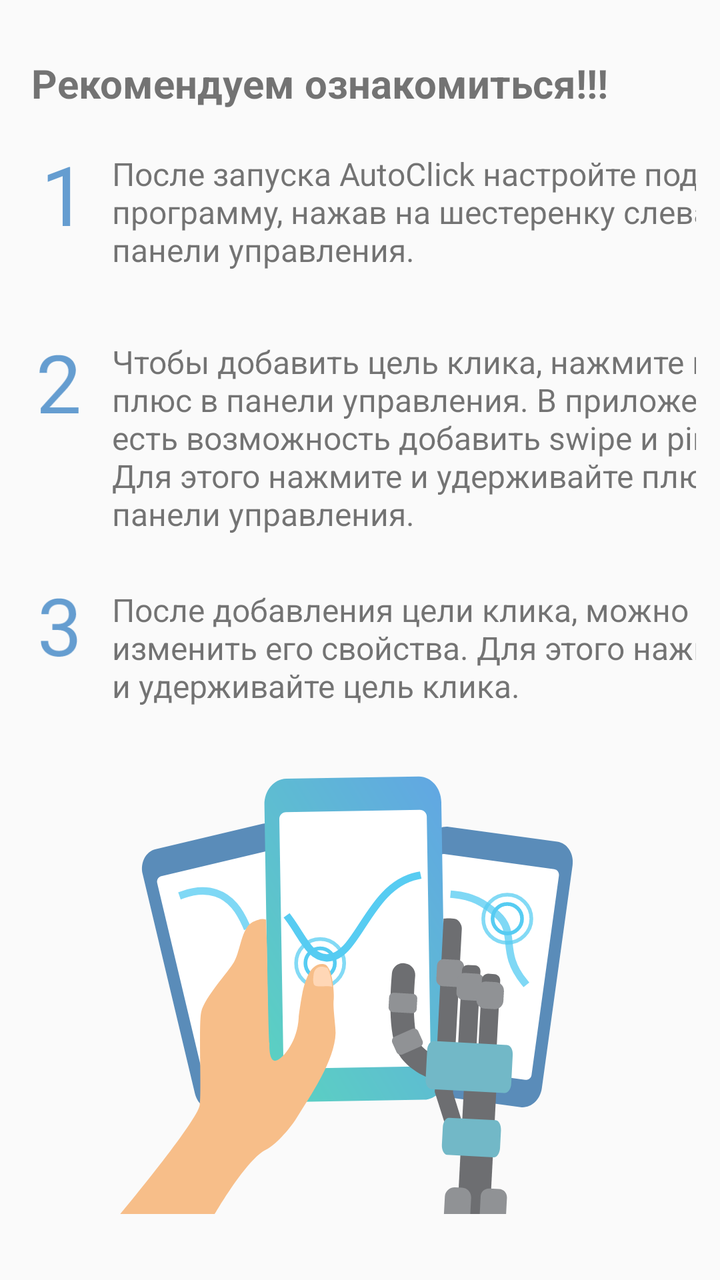
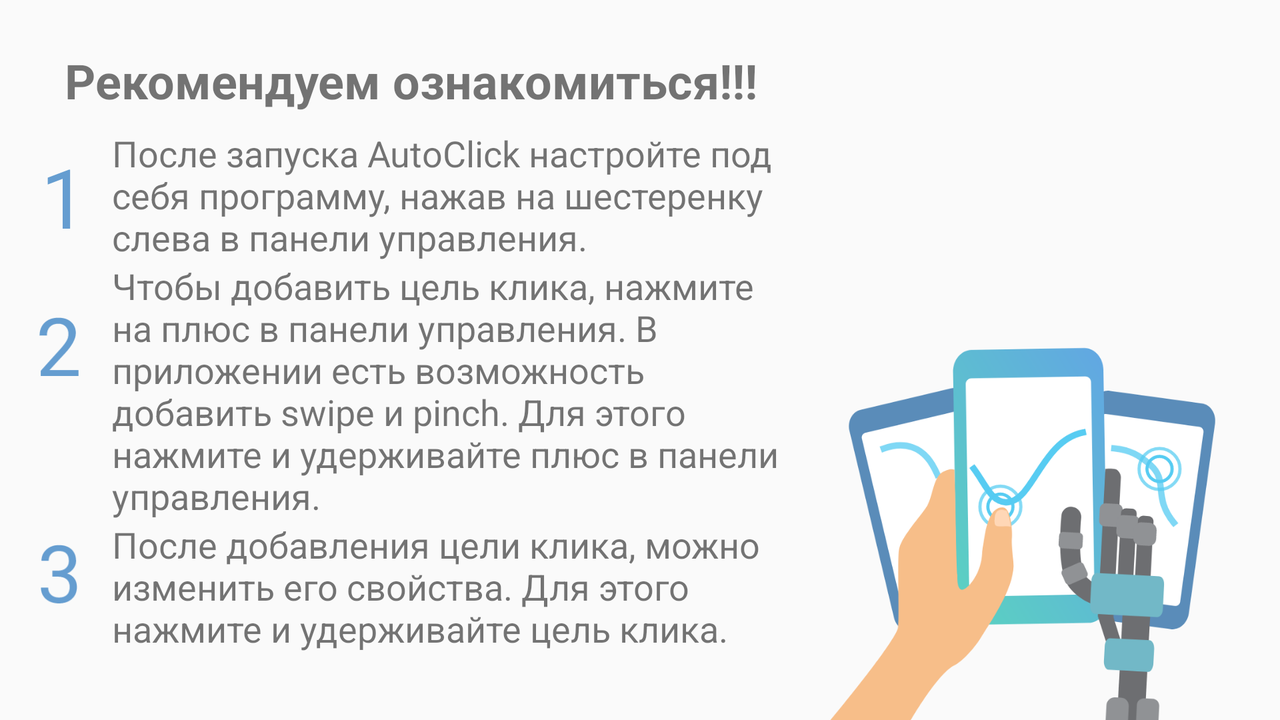

One screen, two layout resources from the same app: the default and the repository's alternative for another configuration. Each is rendered where Android would select it; the XML of both is given below.
<!-- AndroidManifest.xml: application theme AppTheme -->
<!-- res/layout/faq.xml -->
<?xml version="1.0" encoding="utf-8"?>
<androidx.constraintlayout.widget.ConstraintLayout xmlns:android="http://schemas.android.com/apk/res/android"
    xmlns:app="http://schemas.android.com/apk/res-auto"
    xmlns:tools="http://schemas.android.com/tools"
    android:layout_width="match_parent"
    android:layout_height="match_parent"
    android:paddingLeft="@dimen/paddingPage"
    android:paddingRight="@dimen/paddingPage"
    android:paddingTop="@dimen/paddingPage"
    android:paddingBottom="0dp">


    <ImageView
        android:id="@+id/imageView4"
        android:layout_width="258dp"
        android:layout_height="247dp"
        android:layout_marginTop="348dp"
        app:layout_constraintEnd_toEndOf="parent"
        app:layout_constraintHorizontal_bias="0.496"
        app:layout_constraintStart_toStartOf="parent"
        app:layout_constraintTop_toTopOf="parent"
        app:srcCompat="@drawable/draw_img_faq1" />

    <TextView
        android:id="@+id/textView7"
        android:layout_width="wrap_content"
        android:layout_height="wrap_content"
        android:layout_marginTop="16dp"
        android:text="@string/direction_title"
        android:textSize="20sp"
        android:textStyle="bold"
        app:layout_constraintEnd_toEndOf="parent"
        app:layout_constraintHorizontal_bias="0.076"
        app:layout_constraintStart_toStartOf="parent"
        app:layout_constraintTop_toTopOf="parent" />

    <TextView
        android:id="@+id/textView5"
        android:layout_width="337dp"
        android:layout_height="62dp"
        android:layout_marginStart="44dp"
        android:layout_marginTop="64dp"
        android:text="@string/direction_first"
        android:textSize="16sp"
        app:layout_constraintStart_toStartOf="parent"
        app:layout_constraintTop_toTopOf="parent" />

    <TextView
        android:id="@+id/textView6"
        android:layout_width="337dp"
        android:layout_height="100dp"
        android:layout_marginStart="44dp"
        android:layout_marginTop="32dp"
        android:text="@string/direction_second"
        android:textSize="16sp"
        app:layout_constraintStart_toStartOf="parent"
        app:layout_constraintTop_toBottomOf="@+id/textView5" />

    <TextView
        android:id="@+id/textView"
        android:layout_width="337dp"
        android:layout_height="69dp"
        android:layout_marginStart="44dp"
        android:layout_marginTop="24dp"
        android:text="@string/direction_third"
        android:textSize="16sp"
        app:layout_constraintStart_toStartOf="parent"
        app:layout_constraintTop_toBottomOf="@+id/textView6" />

    <ImageView
        android:id="@+id/imageView"
        android:layout_width="21dp"
        android:layout_height="30dp"
        android:layout_marginTop="28dp"
        android:layout_marginEnd="16dp"
        app:layout_constraintEnd_toStartOf="@+id/textView5"
        app:layout_constraintTop_toBottomOf="@+id/textView7"
        app:srcCompat="@drawable/ic_first" />

    <ImageView
        android:id="@+id/imageView2"
        android:layout_width="21dp"
        android:layout_height="30dp"
        android:layout_marginTop="64dp"
        android:layout_marginEnd="16dp"
        app:layout_constraintEnd_toStartOf="@+id/textView6"
        app:layout_constraintTop_toBottomOf="@+id/imageView"
        app:srcCompat="@drawable/ic_second" />

    <ImageView
        android:id="@+id/imageView3"
        android:layout_width="21dp"
        android:layout_height="30dp"
        android:layout_marginTop="92dp"
        android:layout_marginEnd="16dp"
        app:layout_constraintEnd_toStartOf="@+id/textView"
        app:layout_constraintTop_toBottomOf="@+id/imageView2"
        app:srcCompat="@drawable/ic_third" />

</androidx.constraintlayout.widget.ConstraintLayout>
<!-- resources referenced by this layout -->
<resources>
  <dimen name="paddingPage">12dp</dimen>
  <!-- drawable ic_first (drawable) -->
  <vector android:autoMirrored="true" android:height="28dp"
      android:viewportHeight="28" android:viewportWidth="11"
      android:width="11dp" xmlns:android="http://schemas.android.com/apk/res/android">
      <path android:fillColor="#659DD0" android:pathData="M10.7298,28H7.2267V4.778L0.2017,7.3583V4.1942L10.1836,0.4463H10.7298V28Z"/>
  </vector>
  <!-- drawable ic_second (drawable) -->
  <vector android:autoMirrored="true" android:height="28dp"
      android:viewportHeight="28" android:viewportWidth="20"
      android:width="20dp" xmlns:android="http://schemas.android.com/apk/res/android">
      <path android:fillColor="#659DD0" android:pathData="M19.2462,28H1.2789V25.4951L10.7711,14.9482C12.1773,13.3537 13.1441,12.0604 13.6715,11.0685C14.2114,10.064 14.4813,9.0282 14.4813,7.9609C14.4813,6.5296 14.0481,5.3556 13.1818,4.439C12.3154,3.5225 11.1603,3.0642 9.7164,3.0642C7.9837,3.0642 6.6339,3.5601 5.6671,4.552C4.7129,5.5314 4.2358,6.9 4.2358,8.6578H0.7515C0.7515,6.1341 1.5614,4.0938 3.1811,2.5368C4.8133,0.9799 6.9918,0.2015 9.7164,0.2015C12.2652,0.2015 14.2804,0.8732 15.762,2.2167C17.2436,3.5476 17.9844,5.3242 17.9844,7.5466C17.9844,10.2461 16.2642,13.4604 12.8239,17.1895L5.4788,25.1561H19.2462V28Z"/>
  </vector>
  <string name="direction_first">После запуска AutoClick настройте под себя программу, нажав на шестеренку слева в панели управления.</string>
  <string name="direction_second">Чтобы добавить цель клика, нажмите на плюс в панели управления.
          В приложении есть возможность добавить swipe и pinch.
          Для этого нажмите и удерживайте плюс в панели управления.</string>
  <string name="direction_third">После добавления цели клика, можно изменить его свойства.
          Для этого нажмите и удерживайте цель клика.</string>
  <string name="direction_title">Рекомендуем ознакомиться!!!</string>
  <style name="AppTheme" parent="Theme.AppCompat.Light.DarkActionBar">
          <item name="android:actionBarStyle">@style/GradientActionBar</item>
          <item name="actionBarStyle">@style/GradientActionBar</item>
          <item name="android:buttonStyle">@style/MyButton</item>
          <item name="buttonStyle">@style/MyButton</item>
      </style>
  <style name="GradientActionBar" parent="@style/Widget.AppCompat.ActionBar.Solid">
          <item name="android:titleTextAppearance">@android:color/white</item>
          <item name="android:background">@drawable/draw_gradient_bg</item>
          <item name="background">@drawable/draw_gradient_bg</item>
      </style>
  <style name="MyButton" parent="Widget.AppCompat.Button">
          <item name="android:background">@drawable/draw_btn</item>
          <item name="background">@drawable/draw_btn</item>
          <item name="android:textColor">@android:color/white</item>
      </style>
  <!-- drawable draw_gradient_bg (drawable) -->
  <?xml version="1.0" encoding="utf-8"?>
  <shape xmlns:android="http://schemas.android.com/apk/res/android">
      <gradient
          android:angle="0"
          android:startColor="@color/colorBlue"
          android:centerColor="@color/colorViking"
          android:endColor="@color/colorPastelGreen" />
  </shape>
  <!-- drawable draw_btn (drawable) -->
  <?xml version="1.0" encoding="utf-8"?>
  <selector xmlns:android="http://schemas.android.com/apk/res/android">
      <item>
          <shape android:shape="rectangle">
              <gradient
                  android:angle="0"
                  android:startColor="@color/blueCornflower"
                  android:endColor="@color/viking" />
              <corners android:radius="100dp"/>
              <padding
                  android:left="10dp"
                  android:top="5dp"
                  android:right="10dp"
                  android:bottom="5dp" />
          </shape>
      </item>
  </selector>
  <color name="blueCornflower">#677FFF</color>
  <color name="viking">#58E1C9</color>
</resources>
<!-- res/layout-land/faq.xml (the repository's variant of the layout above) -->
<!-- drawn on the phone turned sideways -->
<?xml version="1.0" encoding="utf-8"?>
<androidx.constraintlayout.widget.ConstraintLayout xmlns:android="http://schemas.android.com/apk/res/android"
    xmlns:app="http://schemas.android.com/apk/res-auto"
    xmlns:tools="http://schemas.android.com/tools"
    android:layout_width="match_parent"
    android:layout_height="match_parent"
    android:paddingLeft="@dimen/paddingPage"
    android:paddingRight="@dimen/paddingPage"
    android:paddingTop="@dimen/paddingPage"
    android:paddingBottom="0dp">


    <ImageView
        android:id="@+id/imageView4"
        android:layout_width="@dimen/imageFaqSize"
        android:layout_height="@dimen/imageFaqSize"
        app:layout_constraintBottom_toBottomOf="parent"
        app:layout_constraintEnd_toEndOf="parent"
        app:layout_constraintHorizontal_bias="0.761"
        app:layout_constraintStart_toEndOf="@+id/textView6"
        app:srcCompat="@drawable/draw_img_faq1" />

    <TextView
        android:id="@+id/textView7"
        android:layout_width="wrap_content"
        android:layout_height="wrap_content"
        android:layout_marginTop="12dp"
        android:text="@string/direction_title"
        android:textSize="@dimen/textSizeFaqTitle"
        android:textStyle="bold"
        app:layout_constraintEnd_toEndOf="parent"
        app:layout_constraintHorizontal_bias="0.076"
        app:layout_constraintStart_toStartOf="parent"
        app:layout_constraintTop_toTopOf="parent" />

    <TextView
        android:id="@+id/textView5"
        android:layout_width="337dp"
        android:layout_height="wrap_content"
        android:layout_marginStart="44dp"
        android:layout_marginTop="8dp"
        android:text="@string/direction_first"
        android:textSize="@dimen/textSizeFaq"
        app:layout_constraintStart_toStartOf="parent"
        app:layout_constraintTop_toBottomOf="@+id/textView7" />

    <TextView
        android:id="@+id/textView6"
        android:layout_width="337dp"
        android:layout_height="wrap_content"
        android:layout_marginStart="44dp"
        android:layout_marginTop="@dimen/middle_size"
        android:text="@string/direction_second"
        android:textSize="@dimen/textSizeFaq"
        app:layout_constraintStart_toStartOf="parent"
        app:layout_constraintTop_toBottomOf="@+id/textView5" />

    <TextView
        android:id="@+id/textView"
        android:layout_width="337dp"
        android:layout_height="wrap_content"
        android:layout_marginStart="44dp"
        android:layout_marginTop="@dimen/middle_size"
        android:text="@string/direction_third"
        android:textSize="@dimen/textSizeFaq"
        app:layout_constraintStart_toStartOf="parent"
        app:layout_constraintTop_toBottomOf="@+id/textView6" />

    <ImageView
        android:id="@+id/imageView"
        android:layout_width="21dp"
        android:layout_height="30dp"
        android:layout_marginTop="28dp"
        android:layout_marginEnd="16dp"
        app:layout_constraintEnd_toStartOf="@+id/textView5"
        app:layout_constraintTop_toBottomOf="@+id/textView7"
        app:srcCompat="@drawable/ic_first" />

    <ImageView
        android:id="@+id/imageView2"
        android:layout_width="21dp"
        android:layout_height="30dp"
        android:layout_marginTop="44dp"
        android:layout_marginEnd="16dp"
        app:layout_constraintEnd_toStartOf="@+id/textView6"
        app:layout_constraintTop_toBottomOf="@+id/imageView"
        app:srcCompat="@drawable/ic_second" />

    <ImageView
        android:id="@+id/imageView3"
        android:layout_width="21dp"
        android:layout_height="30dp"
        android:layout_marginTop="84dp"
        android:layout_marginEnd="16dp"
        app:layout_constraintEnd_toStartOf="@+id/textView"
        app:layout_constraintTop_toBottomOf="@+id/imageView2"
        app:srcCompat="@drawable/ic_third" />

</androidx.constraintlayout.widget.ConstraintLayout>
<!-- resources referenced by the variant -->
<!-- as the phone turned sideways resolves them -->
<resources>
  <!-- from res/values-sw320dp-xxhdpi/ -->
  <dimen name="imageFaqSize">210dp</dimen>
  <dimen name="paddingPage">12dp</dimen>
  <!-- from res/values-sw320dp-xxhdpi/ -->
  <dimen name="textSizeFaq">18sp</dimen>
  <!-- from res/values-sw320dp-xxhdpi/ -->
  <dimen name="textSizeFaqTitle">24sp</dimen>
  <!-- drawable ic_first (drawable) -->
  <vector android:autoMirrored="true" android:height="28dp"
      android:viewportHeight="28" android:viewportWidth="11"
      android:width="11dp" xmlns:android="http://schemas.android.com/apk/res/android">
      <path android:fillColor="#659DD0" android:pathData="M10.7298,28H7.2267V4.778L0.2017,7.3583V4.1942L10.1836,0.4463H10.7298V28Z"/>
  </vector>
  <string name="direction_first">После запуска AutoClick настройте под себя программу, нажав на шестеренку слева в панели управления.</string>
  <string name="direction_second">Чтобы добавить цель клика, нажмите на плюс в панели управления.
          В приложении есть возможность добавить swipe и pinch.
          Для этого нажмите и удерживайте плюс в панели управления.</string>
  <string name="direction_third">После добавления цели клика, можно изменить его свойства.
          Для этого нажмите и удерживайте цель клика.</string>
  <string name="direction_title">Рекомендуем ознакомиться!!!</string>
  <style name="AppTheme" parent="Theme.AppCompat.Light.DarkActionBar">
          <item name="android:actionBarStyle">@style/GradientActionBar</item>
          <item name="actionBarStyle">@style/GradientActionBar</item>
          <item name="android:buttonStyle">@style/MyButton</item>
          <item name="buttonStyle">@style/MyButton</item>
      </style>
  <style name="GradientActionBar" parent="@style/Widget.AppCompat.ActionBar.Solid">
          <item name="android:titleTextAppearance">@android:color/white</item>
          <item name="android:background">@drawable/draw_gradient_bg</item>
          <item name="background">@drawable/draw_gradient_bg</item>
      </style>
  <style name="MyButton" parent="Widget.AppCompat.Button">
          <item name="android:background">@drawable/draw_btn</item>
          <item name="background">@drawable/draw_btn</item>
          <item name="android:textColor">@android:color/white</item>
      </style>
  <!-- drawable draw_gradient_bg (drawable) -->
  <?xml version="1.0" encoding="utf-8"?>
  <shape xmlns:android="http://schemas.android.com/apk/res/android">
      <gradient
          android:angle="0"
          android:startColor="@color/colorBlue"
          android:centerColor="@color/colorViking"
          android:endColor="@color/colorPastelGreen" />
  </shape>
  <!-- drawable draw_btn (drawable) -->
  <?xml version="1.0" encoding="utf-8"?>
  <selector xmlns:android="http://schemas.android.com/apk/res/android">
      <item>
          <shape android:shape="rectangle">
              <gradient
                  android:angle="0"
                  android:startColor="@color/blueCornflower"
                  android:endColor="@color/viking" />
              <corners android:radius="100dp"/>
              <padding
                  android:left="10dp"
                  android:top="5dp"
                  android:right="10dp"
                  android:bottom="5dp" />
          </shape>
      </item>
  </selector>
  <color name="blueCornflower">#677FFF</color>
  <color name="viking">#58E1C9</color>
</resources>
